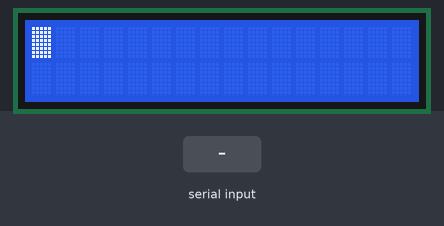
Bench run of a program on a simulated ATmega32, built with avr-gcc and emulated at 16 MHz. Parts: 16×2 character LCD. Wiring (inferred from the signals the program sends): character LCD (HD44780): RS PB1; R/W PB2; E PB3; data PA4, PA5, PA6, PA7. The test bench sets the inputs (shaded band).

Above: at 2.1 s.
2.2 s: "1" received over Serial
At 2.7 s:
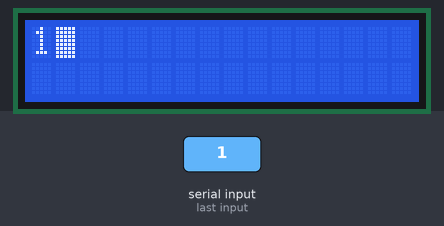
3.7 s: "0" received over Serial
At 4.9 s:
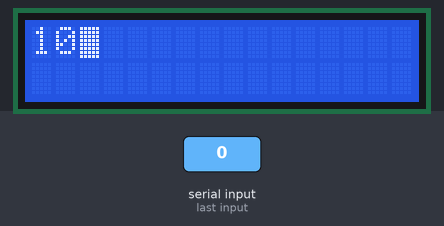
5.2 s: "2" received over Serial
At 6.2 s:
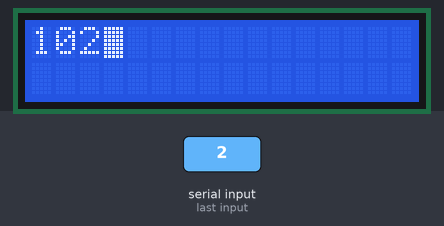
Timing chart, 0 to 8.2 s (numbered marks = the images above; inputs shaded):
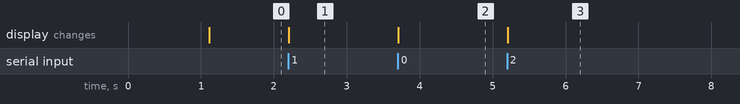

The program:

main.c
```c
/*
 * main.c
 *
 *  Created on: Feb 26, 2022
 *      Author: Dell
 */
#include"LIB/LSTD_TYPES.h"
#include"MCAL/MDIO/MDIO_Interface.h"
#include"MCAL/MUART/MUART_Interface.h"
#include"HAL/HCLCD/HCLCD_Config.h"
#include"HAL/HCLCD/HCLCD_Interface.h"

#define F_CPU 16000000UL
#include<util/delay.h>

int main (void)
{
	          /*Initialize LCD PINS*/
	/*Control Pins*/
	MDIO_Errorstate_SetPinDirection(HCLCD_ControlPort,RS_PIN,PIN_OUTPUT);
	MDIO_Errorstate_SetPinDirection(HCLCD_ControlPort,RW_PIN,PIN_OUTPUT);
	MDIO_Errorstate_SetPinDirection(HCLCD_ControlPort,E_PIN,PIN_OUTPUT);
	          /*data Pins*/
	MDIO_Errorstate_SetPinDirection(HCLCD_DataPort,PIN4,PIN_OUTPUT);
	MDIO_Errorstate_SetPinDirection(HCLCD_DataPort,PIN5,PIN_OUTPUT);
	MDIO_Errorstate_SetPinDirection(HCLCD_DataPort,PIN6,PIN_OUTPUT);
	MDIO_Errorstate_SetPinDirection(HCLCD_DataPort,PIN7,PIN_OUTPUT);
	        /*Welcome Message*/
	HAL_VidHCLCD_4BitModeInit();
	HAL_VidHCLCD_4BitModeWriteString("welcome..");
	_delay_ms(1000);
	HAL_VidHCLCD_4BitModeSendCommand(0x01);
	/*SET Rx  D0 And Tx D1 Pins*/
	MDIO_Errorstate_SetPinDirection(MDIO_PORTD,PIN0,PIN_INPUT);
	MDIO_Errorstate_SetPinDirection(MDIO_PORTD,PIN1,PIN_OUTPUT);
	/*UART Initialize*/
	MUART_VidInit();
	uint8 Loc_uint8Char;
	while(1)
	{
		Loc_uint8Char=MUART_uint8ReciverChar();
		HAL_VidHCLCD_4BitModeWriteChar(Loc_uint8Char);
	}
	return 0;
}
```

HCLCD_Config.h
```c
/*
 * HCLCD_Config.h
 *
 *
 */

#ifndef HAL_HCLCD_HCLCD_CONFIG_H_
#define HAL_HCLCD_HCLCD_CONFIG_H_

/*Control Port Options:
 * 1- MDIO_PORTA
 * 2- MDIO_PORTB
 * 3- MDIO_PORTC
 * 4- MDIO_PORTD*/

#define HCLCD_ControlPort  MDIO_PORTB

/*Control Pins Options:
 * PIN0:PIN7
 */
#define RS_PIN     PIN1
#define RW_PIN     PIN2
#define E_PIN      PIN3

/*Data Port Options:
 * 1- MDIO_PORTA
 * 2- MDIO_PORTB
 * 3- MDIO_PORTC
 * 4- MDIO_PORTD*/
#define HCLCD_DataPort   MDIO_PORTA

/*Function set Options:
 * 1- FUNCTIONSET_4BITMODE_2LINES
 * 2- FUNCTIONSET_4BITMODE_1LINES
 * 3- FUNCTIONSET_8BITMODE_2LINES
 * 4- FUNCTIONSET_8BITMODE_1LINES
 */
#define SET_FUNCTIONSET   FUNCTIONSET_4BITMODE_2LINES

/*Display On/Off Options:
 * 1- DISPLAYON_CURSORON_BLINKING
 * 2- DISPLAYON_CURSORON_NOBLINKING
 * 3- DISPLAYON_CURSOROFF
 * 4- DISPLAYOFF
 */
#define SET_DISPLAYON_OFF   DISPLAYON_CURSORON_BLINKING

#define SET_DISPALYCLEAR     DISPLAY_CLEAR

/*Entry Mode Options:
 * 1- ENTRYMODE_INCREASE_SHIFT
 * 2- ENTRYMODE_INCREASE_NOSHIFT
 * 3- ENTRYMODE_DECREASE_SHIFT
 * 4- ENTRYMODE_DECREASE_NOSHIFT
 */
#define SET_ENTRYMODE    ENTRYMODE_INCREASE_NOSHIFT

#endif /* HAL_HCLCD_HCLCD_CONFIG_H_ */
```

HCLCD_Interface.h
```c
/*
 * HCLCD_Interface.h
 *
 *
 */

#ifndef HAL_HCLCD_HCLCD_INTERFACE_H_
#define HAL_HCLCD_HCLCD_INTERFACE_H_

void HAL_VidHCLCD_4BitModeSendCommand(uint8 Copy_uint8Command);
void HAL_VidHCLCD_4BitModeWriteChar(uint8 Copy_uint8Char);
void HAL_VidHCLCD_4BitModeInit(void);
void HAL_VidHCLCD_4BitModeWriteString(uint8* copy_uint8String);
void HAL_VidHCLCD_4BitModeWriteNumber(uint32  copy_uint32Number);
void HAL_VidHCLCD_4BitModeSetPosition(uint8 copy_uint8LineNum,uint8 copy_uint8LinePosition);

#endif /* HAL_HCLCD_HCLCD_INTERFACE_H_ */
```

HCLCD_Program.c
```c
/*
 * HCLCD_Program.c
 *
 *  Created on: Jan 21, 2022
 *      Author: gerges
 */


#include"../../LIB/LSTD_TYPES.h"
#include"../../MCAL/MDIO/MDIO_Interface.h"
#include"HCLCD_Private.h"
#include"HCLCD_Config.h"
#define F_CPU   16000000UL
#include"util/delay.h"

void HAL_VidHCLCD_4BitModeWriteCommand(uint8 Copy_uint8Command)
{
	/*Select Command Register-->LOW*/
	MDIO_Errorstate_SetPinValue(HCLCD_ControlPort,RS_PIN,PIN_LOW);
	/*Select Write Mode*/
	MDIO_Errorstate_SetPinValue(HCLCD_ControlPort,RW_PIN,PIN_LOW);
	/*Send Command*/
	MDIO_Errorstate_Set4MostBits(HCLCD_DataPort,Copy_uint8Command);
	/*LCD Enable*/
	MDIO_Errorstate_SetPinValue(HCLCD_ControlPort,E_PIN,PIN_HIGH);
	_delay_ms(2);
	MDIO_Errorstate_SetPinValue(HCLCD_ControlPort,E_PIN,PIN_LOW);
}
void HAL_VidHCLCD_4BitModeWriteChar(uint8 Copy_uint8Char)
{
	/*Select Data Register-->HIGH*/
	MDIO_Errorstate_SetPinValue(HCLCD_ControlPort,RS_PIN,PIN_HIGH);
	/*Select Write Mode*/
	MDIO_Errorstate_SetPinValue(HCLCD_ControlPort,RW_PIN,PIN_LOW);
	/*Send 4 Most Bits of Data*/
	MDIO_Errorstate_Set4MostBits(HCLCD_DataPort,(Copy_uint8Char&0xF0));
	/*LCD Enable*/
	MDIO_Errorstate_SetPinValue(HCLCD_ControlPort,E_PIN,PIN_HIGH);
	_delay_ms(2);
	MDIO_Errorstate_SetPinValue(HCLCD_ControlPort,E_PIN,PIN_LOW);
	/*Send 4 Least Bits of Data*/
	MDIO_Errorstate_Set4MostBits(HCLCD_DataPort,(Copy_uint8Char<<4));
	/*LCD Enable*/
	MDIO_Errorstate_SetPinValue(HCLCD_ControlPort,E_PIN,PIN_HIGH);
	_delay_ms(2);
	MDIO_Errorstate_SetPinValue(HCLCD_ControlPort,E_PIN,PIN_LOW);
}
void HAL_VidHCLCD_4BitModeInit(void)
{
	/*Wait 30ms*/
	_delay_ms(30);
	/*send Function set command*/
	HAL_VidHCLCD_4BitModeWriteCommand((SET_FUNCTIONSET&0xF0));
	HAL_VidHCLCD_4BitModeWriteCommand((SET_FUNCTIONSET&0xF0));
	HAL_VidHCLCD_4BitModeWriteCommand((SET_FUNCTIONSET<<4));
	_delay_ms(1);
	/*Send Display on off command*/
	HAL_VidHCLCD_4BitModeWriteCommand((SET_DISPLAYON_OFF&0xF0));
	HAL_VidHCLCD_4BitModeWriteCommand((SET_DISPLAYON_OFF<<4));
	_delay_ms(1);
	/*Send Display Clear command*/
	HAL_VidHCLCD_4BitModeWriteCommand((SET_DISPALYCLEAR&0xF0));
	HAL_VidHCLCD_4BitModeWriteCommand((SET_DISPALYCLEAR<<4));
	_delay_ms(2);
	/*Send Entry Mode command*/
	HAL_VidHCLCD_4BitModeWriteCommand((SET_ENTRYMODE&0xF0));
	HAL_VidHCLCD_4BitModeWriteCommand((SET_ENTRYMODE<<4));
}
void HAL_VidHCLCD_4BitModeSendCommand(uint8 Copy_uint8Command)
{
	HAL_VidHCLCD_4BitModeWriteCommand((Copy_uint8Command&0xF0));
	HAL_VidHCLCD_4BitModeWriteCommand((Copy_uint8Command<<4));
}
/*AMIT'\0'*/
void HAL_VidHCLCD_4BitModeWriteString(uint8 *Copy_uint8String)
{
	uint8 Loc_uint8Count=0;
	while(Copy_uint8String[Loc_uint8Count]!='\0')
	{
		HAL_VidHCLCD_4BitModeWriteChar(Copy_uint8String[Loc_uint8Count]);
		Loc_uint8Count++;
	}
}
/*1234*/
void HAL_VidHCLCD_4BitModeWriteNumber(uint32 Copy_uint32Number)
{
	uint8 Loc_uint8Digits[16];
	sint8 Loc_sint8Count=0;

	if(Copy_uint32Number==0)
	{
		HAL_VidHCLCD_4BitModeWriteChar(0+48);
	}
	else
	{
		while(Copy_uint32Number!=0)
		{
			Loc_uint8Digits[Loc_sint8Count]=Copy_uint32Number%10;
			Copy_uint32Number/=10;
			Loc_sint8Count++;
		}
		Loc_sint8Count-=1;
		while(Loc_sint8Count>=0)
		{
			HAL_VidHCLCD_4BitModeWriteChar(Loc_uint8Digits[Loc_sint8Count]+48);
			Loc_sint8Count--;
		}
	}
}
void HAL_VidHCLCD_4BitModeSetPosition(uint8 Copy_uint8LineNum,uint8 Copy_uint8Position)
{
	if(Copy_uint8LineNum==1)
	{
		HAL_VidHCLCD_4BitModeSendCommand(128+Copy_uint8Position);
	}
	else if(Copy_uint8LineNum==2)
	{
		HAL_VidHCLCD_4BitModeSendCommand(192+Copy_uint8Position);
	}
	else
	{
		/*Do Nothing*/
	}
}
```

HCLCD_Private.h
```c
/*
 * HCLCD_Private.h
 *
 *
 */

#ifndef HAL_HCLCD_HCLCD_PRIVATE_H_
#define HAL_HCLCD_HCLCD_PRIVATE_H_

#define FUNCTIONSET_4BITMODE_2LINES    0b00101000
#define FUNCTIONSET_4BITMODE_1LINES    0b00100100
#define FUNCTIONSET_8BITMODE_2LINES    0b00111000
#define FUNCTIONSET_8BITMODE_1LINES    0b00110100

#define DISPLAYON_CURSORON_BLINKING        0b00001111
#define DISPLAYON_CURSORON_NOBLINKING      0b00001110
#define DISPLAYON_CURSOROFF                0b00001100
#define DISPLAYOFF                         0b00001000

#define DISPLAY_CLEAR       0x01

#define ENTRYMODE_INCREASE_SHIFT      0b00000111
#define ENTRYMODE_DECREASE_SHIFT      0b00000101
#define ENTRYMODE_INCREASE_NOSHIFT    0b00000110
#define ENTRYMODE_DECREASE_NOSHIFT    0b00000100

void HAL_VidHCLCD_4BitModeWriteCommand(uint8 Copy_uint8Command);

#endif /* HAL_HCLCD_HCLCD_PRIVATE_H_ */
```

MDIO_Interface.h
```c
/*
 * MDIO_Interface.h
 *
 *  Created on: Jan 15, 2022
 *      Author: Dell
 */

#ifndef MCAL_MDIO_MDIO_INTERFACE_H_
#define MCAL_MDIO_MDIO_INTERFACE_H_

/*   give no to ports */
#define MDIO_PORTA  0
#define MDIO_PORTB  1
#define MDIO_PORTC  2
#define MDIO_PORTD  3

// direction
#define PIN_OUTPUT  1
#define PIN_INPUT   0
// for port
#define PORT_OUTPUT  255
#define PORT_INPUT   0

// value for input mode
#define PIN_LOW     0
#define PIN_HIGH    1

typedef enum
{
	PIN0,
	PIN1,
	PIN2,
	PIN3,
	PIN4,
	PIN5,
	PIN6,
	PIN7
}pin_t;
// set pin direction & value'output mode  and get value for 'input mode'
ErrorState MDIO_Errorstate_SetPinDirection (uint8 copy_uint8PortID , uint8 copy_uint8PinNumber,uint8 copy_uint8PinDirection);

ErrorState MDIO_Errorstate_SetPinValue (uint8 copy_uint8PortID , uint8 copy_uint8PinNumber,uint8 copy_uint8PinValue);

ErrorState MDIO_Errorstate_GetPinValue (uint8 copy_uint8PortID , uint8 copy_uint8PinNumber,uint8 *puint8PinValue);
// set port direction & value
ErrorState MDIO_Errorstate_SetPortDirection (uint8 copy_uint8PortID , uint8 copy_uint8PortDirection);

ErrorState MDIO_Errorstate_SetPortValue (uint8 copy_uint8PortID ,uint8 copy_uint8PortValue);

ErrorState MDIO_Errorstate_Set4MostBits (uint8 copy_uint8PortID ,uint8 copy_uint8PortValue);

#endif /* MCAL_MDIO_MDIO_INTERFACE_H_ */
```

MDIO_Private.h
```c
/*
 * MDIO_Private.h
 *
 *  Created on: Jan 15, 2022
 *      Author: Dell
 */

#ifndef MCAL_MDIO_MDIO_PRIVATE_H_
#define MCAL_MDIO_MDIO_PRIVATE_H_

#define PORT_HIGH   255

// t3ref register ports from data sheet "register summary"

#define PORTA     *((volatile uint8*)0x3B)  // volatile 3ashn myhslh optimization 3ash acess hardware
#define DDRA     *((volatile uint8*)0x3A)
#define PINA     *((volatile uint8*)0x39)

#define PORTB     *((volatile uint8*)0x38)  // volatile 3ashn myhslh optimization 3ash acess hardware
#define DDRB    *((volatile uint8*)0x37)
#define PINB    *((volatile uint8*)0x36)

#define PORTC     *((volatile uint8*)0x35)  // volatile 3ashn myhslh optimization 3ash acess hardware
#define DDRC     *((volatile uint8*)0x34)
#define PINC     *((volatile uint8*)0x33)

#define PORTD     *((volatile uint8*)0x32)  // volatile 3ashn myhslh optimization 3ash acess hardware
#define DDRD     *((volatile uint8*)0x31)
#define PIND     *((volatile uint8*)0x30)


#endif /* MCAL_MDIO_MDIO_PRIVATE_H_ */
```

MDIO_Program.c
```c
/*
 * MDIO_Program.c
 *
 *  Created on: Jan 15, 2022
 *      Author: Dell
 */

#include "../../LIB/LSTD_TYPES.h"   // mean of ../ "etl3 bara for one time
#include "../../LIB/LBIT_MATH.h"
#include "MDIO_Private.h"
#include "MDIO_Interface.h"

/********* Set pin direction************/

ErrorState MDIO_Errorstate_SetPinDirection (uint8 copy_uint8PortID , uint8 copy_uint8PinNumber,uint8 copy_uint8PinDirection)

{
	ErrorState loc_Errorstate_Error_state = OK;

	if (copy_uint8PinNumber<8)
	{
		if(copy_uint8PinDirection==PIN_OUTPUT)
		{
			switch(copy_uint8PortID)
			{
			case MDIO_PORTA:
				SET_BIT(DDRA,copy_uint8PinNumber);
				break;
			case MDIO_PORTB:
				SET_BIT(DDRB,copy_uint8PinNumber);
				break;
			case MDIO_PORTC:
				SET_BIT(DDRC,copy_uint8PinNumber);
				break;
			case MDIO_PORTD:
				SET_BIT(DDRD,copy_uint8PinNumber);
				break;
			default :
				loc_Errorstate_Error_state=NOK;
				break;
			}
		}

		else if(copy_uint8PinDirection==PIN_INPUT)
		{
			switch(copy_uint8PortID)
			{
			case MDIO_PORTA:
				CLR_BIT(DDRA,copy_uint8PinNumber);
				break;
			case MDIO_PORTB:
				CLR_BIT(DDRB,copy_uint8PinNumber);
				break;
			case MDIO_PORTC:
				CLR_BIT(DDRC,copy_uint8PinNumber);
				break;
			case MDIO_PORTD:
				CLR_BIT(DDRD,copy_uint8PinNumber);
				break;
			default :
				loc_Errorstate_Error_state=NOK;
			}
		}
		else
		{
			loc_Errorstate_Error_state=NOK;
		}
	}
	else
	{
		loc_Errorstate_Error_state=NOK;
	}
	return loc_Errorstate_Error_state ;
}

/********* Set pin value************/
ErrorState MDIO_Errorstate_SetPinValue (uint8 copy_uint8PortID , uint8 copy_uint8PinNumber,uint8 copy_uint8PinValue)
{
	{
		ErrorState loc_Errorstate_Error_state = OK;

		if (copy_uint8PinNumber<8)
		{
			if(copy_uint8PinValue==PIN_HIGH)
			{
				switch(copy_uint8PortID)
				{
				case MDIO_PORTA:
					SET_BIT(PORTA,copy_uint8PinNumber);
					break;
				case MDIO_PORTB:
					SET_BIT(PORTB,copy_uint8PinNumber);
					break;
				case MDIO_PORTC:
					SET_BIT(PORTC,copy_uint8PinNumber);
					break;
				case MDIO_PORTD:
					SET_BIT(PORTD,copy_uint8PinNumber);
					break;
				default :
					loc_Errorstate_Error_state=NOK;

					break;
				}
			}

			else if(copy_uint8PinValue==PIN_LOW)
			{
				switch(copy_uint8PortID)
				{
				case MDIO_PORTA:
					CLR_BIT(PORTA,copy_uint8PinNumber);
					break;
				case MDIO_PORTB:
					CLR_BIT(PORTB,copy_uint8PinNumber);
					break;
				case MDIO_PORTC:
					CLR_BIT(PORTC,copy_uint8PinNumber);
					break;
				case MDIO_PORTD:
					CLR_BIT(PORTD,copy_uint8PinNumber);
					break;
				default :
					loc_Errorstate_Error_state=NOK;
				}
			}
			else
			{
				loc_Errorstate_Error_state=NOK;
			}
		}
		else
		{
			loc_Errorstate_Error_state=NOK;
		}
		return loc_Errorstate_Error_state ;
	}
}


/********* get pin value************/
ErrorState MDIO_Errorstate_GetPinValue (uint8 copy_uint8PortID , uint8 copy_uint8PinNumber,uint8 *puint8PinValue)
{
	ErrorState loc_Errorstate_Error_state = OK;
	if (copy_uint8PinNumber<8)
	{
		switch(copy_uint8PortID)
		{
		case MDIO_PORTA:
			*puint8PinValue= GET_BIT(PINA,copy_uint8PinNumber);
			break;
		case MDIO_PORTB:
			*puint8PinValue=GET_BIT(PINB,copy_uint8PinNumber);
			break;
		case MDIO_PORTC:
			*puint8PinValue=GET_BIT(PINC,copy_uint8PinNumber);
			break;
		case MDIO_PORTD:
			*puint8PinValue=GET_BIT(PIND,copy_uint8PinNumber);
			break;
		default :
			loc_Errorstate_Error_state=NOK;
			break;

		}
	}
	else
	{
		loc_Errorstate_Error_state=NOK;
	}
	return loc_Errorstate_Error_state;
}

/********* set port direction & value************/
ErrorState MDIO_Errorstate_SetPortDirection (uint8 copy_uint8PortID , uint8 copy_uint8PortDirection)
{
	ErrorState loc_Errorstate_Error_state = OK;

	if((copy_uint8PortDirection== PORT_OUTPUT) ||(copy_uint8PortDirection==PORT_INPUT))
	{
		switch(copy_uint8PortID)
		{
		case MDIO_PORTA:
			DDRA=copy_uint8PortDirection;

			break;
		case MDIO_PORTB:
			DDRB=copy_uint8PortDirection;
			break;
		case MDIO_PORTC:
			DDRC=copy_uint8PortDirection;
			break;
		case MDIO_PORTD:
			DDRD=copy_uint8PortDirection;
			break;
		default :
			loc_Errorstate_Error_state=NOK;
			break;
		}
	}
	else
	{
		loc_Errorstate_Error_state=NOK;
	}
	return loc_Errorstate_Error_state;
}

/*************** set port value ***********/
ErrorState MDIO_Errorstate_SetPortValue (uint8 copy_uint8PortID ,uint8 copy_uint8PortValue)
{
	ErrorState loc_Errorstate_Error_state = OK;

	if(copy_uint8PortValue<=PORT_HIGH)
	{
		switch(copy_uint8PortID)
		{
		case MDIO_PORTA:
			DDRA=copy_uint8PortValue;

			break;
		case MDIO_PORTB:
			PORTB=copy_uint8PortValue;
			break;
		case MDIO_PORTC:
			PORTC=copy_uint8PortValue;
			break;
		case MDIO_PORTD:
			PORTD=copy_uint8PortValue;
			break;
		default :
			loc_Errorstate_Error_state=NOK;
			break;
		}
	}
		else
		{
			loc_Errorstate_Error_state=NOK;
		}
		return loc_Errorstate_Error_state;
	}

ErrorState MDIO_Errorstate_Set4MostBits (uint8 copy_uint8PortID ,uint8 copy_uint8PortValue)
{
	ErrorState Loc_Errorstate_Error_state = OK;
	switch(copy_uint8PortID)
			{
			case MDIO_PORTA:
				PORTA&=0x0F;
				PORTA|=copy_uint8PortValue;
				break;
			case MDIO_PORTB:
				PORTB&=0x0F;
				PORTB|=copy_uint8PortValue;
				break;
			case MDIO_PORTC:
				PORTC&=0x0F;
				PORTC|=copy_uint8PortValue;
				break;
			case MDIO_PORTD:
				PORTD&=0x0F;
				PORTD|=copy_uint8PortValue;
				break;
			default :
				Loc_Errorstate_Error_state=NOK;
				break;
			}
	return Loc_Errorstate_Error_state;
}
```

MUART_Config.h
```c
/*
 * MUART_Config.h
 *
 *  Created on: Feb 26, 2022
 *      Author: Dell
 */

#ifndef MCAL_MUART_MUART_CONFIG_H_
#define MCAL_MUART_MUART_CONFIG_H_
/*Size of data bit Send
 * 1-CHAR_5Bit
 * 2-CHAR_6Bit
 * 3-CHAR_7Bit
 * 4-CHAR_8Bit
 * 5-CHAR_9Bit
 * */
#define UART_NUMBEROFDATA_BIT  CHAR_8Bit
/*Stop Bit Option
 * 1-ONE_BIT
 * 2-TWO_BIT*/
#define UART_STOPBIT  ONE_BIT

/*UART Mode Option
 * 1-UART_ASYNCHRONOUS
 * 2-UART_SYNCHRONOUS*/
#define UART_SELECTMODE  UART_ASYNCHRONOUS

/*Parity Check Option
 * 1-PARTIYCHECK_DISABLED
 * 2-PARTIYCHECK_ENABLED_EVEN
 * 3-PARTIYCHECK_ENABLED_ODD*/
#define UART_PARITYCHECK_MODE   PARTIYCHECK_DISABLED

#define UART_BAUDRATE    103
#endif /* MCAL_MUART_MUART_CONFIG_H_ */
```

MUART_Private.h
```c
/*
 * MUART_Private.h
 *
 *  Created on: Feb 26, 2022
 *      Author: Dell
 */

#ifndef MCAL_MUART_MUART_PRIVATE_H_
#define MCAL_MUART_MUART_PRIVATE_H_

#define UCSRC *((volatile uint8*)0x40)
#define UCSRB *((volatile uint8*)0x2A)
#define UBRRL *((volatile uint8*)0x29)
#define UCSRA *((volatile uint8*)0x2B)
#define UDR   *((volatile uint8*)0x2C)

#define CHAR_5Bit    0
#define CHAR_6Bit    1
#define CHAR_7Bit    2
#define CHAR_8Bit    3
#define CHAR_9Bit    4

#define ONE_BIT   0
#define TWO_BIT   1

#define UART_ASYNCHRONOUS  0
#define UART_SYNCHRONOUS   1

#define PARTIYCHECK_DISABLED       0
#define PARTIYCHECK_ENABLED_EVEN   1
#define PARTIYCHECK_ENABLED_ODD    2

#endif /* MCAL_MUART_MUART_PRIVATE_H_ */
```

LBIT_MATH.h
```c
// SET& Clear & Get & toggle  --fun like macro
// guard


#ifndef LBIT_MATH_H

#define LBIT_MATH_H


#define SET_BIT(VAR,BIT_NUM) VAR|=(1<<BIT_NUM)

#define CLR_BIT(VAR,BIT_NUM) VAR&=(~(1<<BIT_NUM))

#define GET_BIT(VAR,BIT_NUM) ((VAR>>BIT_NUM)&0x01)  //0x01=1

#define TOGGLE_BIT(VAR,BIT_NUM) VAR^=(1<<BIT_NUM)

#endif
```

LSTD_TYPES.h
```c
#ifndef LSTD_TYPES_H   //guard
#define LSTD_TYPES_H


typedef unsigned char uint8 ;  //or u8
typedef signed char sint8 ;    // or s8

typedef unsigned short int uint16 ;   //or u16
typedef signed short int sint16  ; //or u16

typedef unsigned long int uint32   ;
typedef signed long int sint32   ;

typedef float f32 ;  //or
typedef double f64 ;  // 3ashnn 8 byte

// error state

	typedef enum
{
	NOK,
	OK
	}ErrorState;

#endif
```

MUART_Config.h
```c
/*
 * MUART_Config.h
 *
 *  Created on: Feb 26, 2022
 *      Author: Dell
 */

#ifndef MCAL_MUART_MUART_CONFIG_H_
#define MCAL_MUART_MUART_CONFIG_H_
/*Size of data bit Send
 * 1-CHAR_5Bit
 * 2-CHAR_6Bit
 * 3-CHAR_7Bit
 * 4-CHAR_8Bit
 * 5-CHAR_9Bit
 * */
#define UART_NUMBEROFDATA_BIT  CHAR_8Bit
/*Stop Bit Option
 * 1-ONE_BIT
 * 2-TWO_BIT*/

#define UART_STOPBIT  ONE_BIT

/*UART Mode Option
 * 1-UART_ASYNCHRONOUS
 * 2-UART_SYNCHRONOUS*/

#define UART_SELECTMODE  UART_ASYNCHRONOUS

/*Parity Check Option
 * 1-PARTIYCHECK_DISABLED
 * 2-PARTIYCHECK_ENABLED_EVEN
 * 3-PARTIYCHECK_ENABLED_ODD*/

#define UART_PARITYCHECK_MODE   PARTIYCHECK_DISABLED
/*UART at 9600*/
#define UART_BAUDRATE    103

#endif /* MCAL_MUART_MUART_CONFIG_H_ */
```

Source omitted: MUART_Program.c (3338 bytes), MDIO_Interface.h (1330 bytes), MUART_Interface.h (526 bytes), MUART_Private.h (718 bytes), MUART_Program.c (3349 bytes)

Measured:
- after the input at 2.2 s, the display: changes at once (image 1)
- after the input at 3.7 s, the display: changes at once (image 2)
- after the input at 5.2 s, the display: changes at once (image 3)
